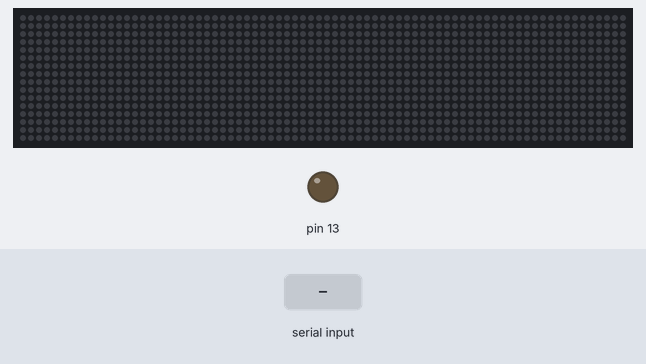
A sketch run on a simulated Teensy 3. Parts: 76×16 RGB LED matrix (first LED top left, wired row by row), output pins drawn as LEDs (lit = HIGH). Inputs (shaded band) come from the test bench.

Above: at 1.2 s.
1.3 s: "?" received over Serial
Timing chart, 0 to 4.3 s (numbered marks = the images above; inputs shaded):
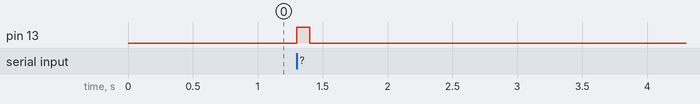

The sketch:

StartCharWTFs.ino
```cpp
// (licence header left out)
#include <OctoWS2811.h>

// The actual arrangement of the LEDs connected to this Teensy 3.0 board.
// LED_HEIGHT *must* be a multiple of 8.  When 16, 24, 32 are used, each
// strip spans 2, 3, 4 rows.  LED_LAYOUT indicates the direction the strips
// are arranged.  If 0, each strip begins on the left for its first row,
// then goes right to left for its second row, then left to right,
// zig-zagging for each successive row.
#define LED_WIDTH      76   // number of LEDs horizontally
#define LED_HEIGHT     16   // number of LEDs vertically (must be multiple of 8)
#define LED_LAYOUT     0    // 0 = even rows left->right, 1 = even rows right->left

// The portion of the video image to show on this set of LEDs.  All 4 numbers
// are percentages, from 0 to 100.  For a large LED installation with many
// Teensy 3.0 boards driving groups of LEDs, these parameters allow you to
// program each Teensy to tell the video application which portion of the
// video it displays.  By reading these numbers, the video application can
// automatically configure itself, regardless of which serial port COM number
// or device names are assigned to each Teensy 3.0 by your operating system.
#define VIDEO_XOFFSET  0
#define VIDEO_YOFFSET  0       // display entire image
#define VIDEO_WIDTH    100
#define VIDEO_HEIGHT   100

//#define VIDEO_XOFFSET  0
//#define VIDEO_YOFFSET  0     // display upper half
//#define VIDEO_WIDTH    100
//#define VIDEO_HEIGHT   50

//#define VIDEO_XOFFSET  0
//#define VIDEO_YOFFSET  50    // display lower half
//#define VIDEO_WIDTH    100
//#define VIDEO_HEIGHT   50


const int ledsPerStrip = LED_WIDTH * LED_HEIGHT / 8;

DMAMEM int displayMemory[ledsPerStrip * 6];
int drawingMemory[ledsPerStrip * 6];
elapsedMicros elapsedUsecSinceLastFrameSync = 0;

const int config = WS2811_GRB | WS2811_800kHz; // color config is on the PC side

OctoWS2811 leds(ledsPerStrip, displayMemory, drawingMemory, config);

void setup() {
  pinMode(12, INPUT_PULLUP); // Frame Sync
  Serial.setTimeout(50);
  leds.begin();
  leds.show();
}

void loop() {
  //
  // wait for a Start-Of-Message character:
  //
  //   '*' = Frame of image data, with frame sync pulse to be sent
  //         a specified number of microseconds after reception of
  //         the first byte (typically at 75% of the frame time, to
  //         allow other boards to fully receive their data).
  //         Normally '*' is used when the sender controls the pace
  //         of playback by transmitting each frame as it should
  //         appear.
  //
  //   '$' = Frame of image data, with frame sync pulse to be sent
  //         a specified number of microseconds after the previous
  //         frame sync.  Normally this is used when the sender
  //         transmits each frame as quickly as possible, and we
  //         control the pacing of video playback by updating the
  //         LEDs based on time elapsed from the previous frame.
  //
  //   '%' = Frame of image data, to be displayed with a frame sync
  //         pulse is received from another board.  In a multi-board
  //         system, the sender would normally transmit one '*' or '$'
  //         message and '%' messages to all other boards, so every
  //         Teensy 3.0 updates at the exact same moment.
  //
  //   '@' = Reset the elapsed time, used for '$' messages.  This
  //         should be sent before the first '$' message, so many
  //         frames are not played quickly if time as elapsed since
  //         startup or prior video playing.
  //
  //   '?' = Query LED and Video parameters.  Teensy 3.0 responds
  //         with a comma delimited list of information.
  //
  char startChar = Serial.read();

  if (startChar == '?') {
    pinMode(13, OUTPUT);
    digitalWrite(13, HIGH);
    delay(100);
    digitalWrite(13, LOW);
    delay(100);
  }
}
```

Measured:
- after the input at 1.3 s, pin 13: LOW → HIGH at once, → LOW 0.10 s later
